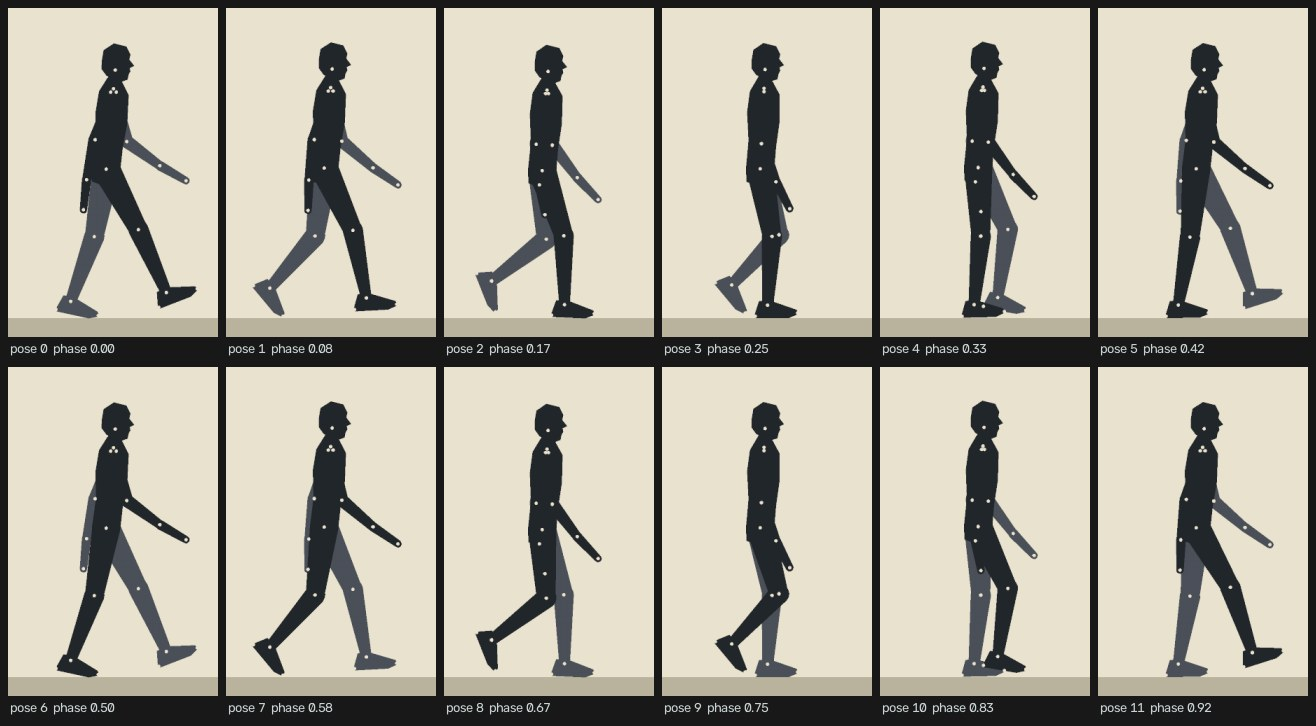

Recreate this plot in Python.
"""Study 1: the first walk on the real rig. Proportions from anthropometry, leg angles from measured
gait, feet held to the ground. No character yet: this is a mannequin learning to walk."""
import json
import numpy as np
from backlot import core, draw, comp, anim, screen, figure as fg

OUT = 'out/cast/s01'
fig = fg.Figure()
cycle = lambda g: fg.walk(g)
rep = fg.gait_report(fig, cycle)
print(json.dumps({k: round(v, 4) for k, v in rep.items()}))

W, H, S, OX, OY = 300, 470, 400, 140, 440
def cell(g, joints=True):
    img = core.canvas(W, H, '#e9e2cf')
    img = draw.paint(img, draw.rect(W, H, 0, OY + 3, W, H), '#b9b29c')
    return fg.draw_figure(img, fig, cycle(g), S, (OX, OY), joints=joints)

N = 12                                                     # poses per stride: a one-second stride shot on twos
screen.sheet([cell(i / N) for i in range(N)], 'styles/paperlight/cast/studies/s01_gait_walk.jpg', [f'pose {i}  phase {i / N:.2f}' for i in range(N)], cols=6, cell_w=210)
pat = anim.render(lambda i: cell((i % N) / N, joints=False), N, OUT + '/frames', workers=6)
anim.encode(pat, 'styles/paperlight/cast/studies/s01_gait_walk.mp4', fps=12, loops=4, crf=20)
core.save(OUT + '/arcs.png', fg.arcs(fig, cycle, 420, (160, 450), 640, 480, travel=rep['stride']))
